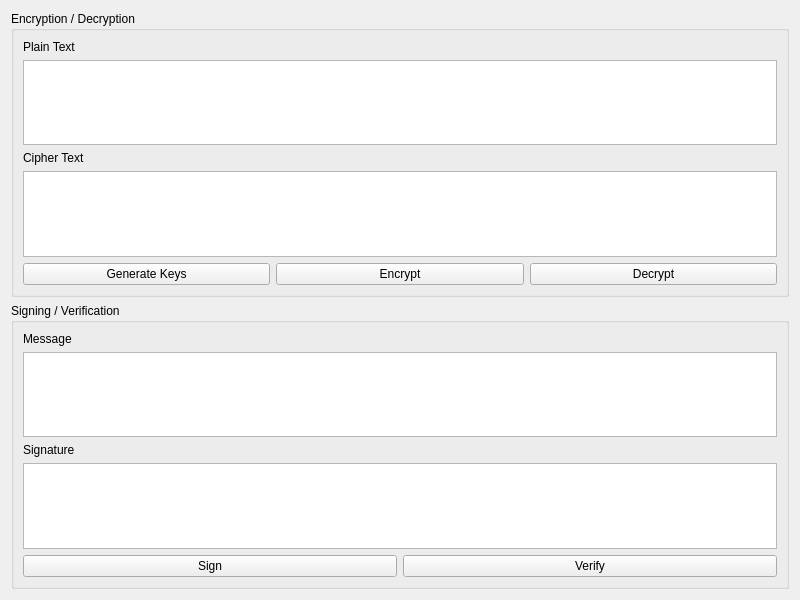
<?xml version="1.0" encoding="UTF-8"?>
<ui version="4.0">
 <class>RSAGUI</class>
 <widget class="QWidget" name="RSAGUI">
  <property name="geometry">
   <rect>
    <x>0</x>
    <y>0</y>
    <width>800</width>
    <height>600</height>
   </rect>
  </property>
  <property name="windowTitle">
   <string>RSA Encryption Signing</string>
  </property>
  <layout class="QVBoxLayout" name="verticalLayout">
   
   <item>
    <widget class="QGroupBox" name="group_enc_dec">
     <property name="title">
      <string>Encryption / Decryption</string>
     </property>
     <layout class="QVBoxLayout" name="enc_layout">
      <item>
       <widget class="QLabel" name="label_plain">
        <property name="text">
         <string>Plain Text</string>
        </property>
       </widget>
      </item>
      <item>
       <widget class="QTextEdit" name="txt_plain_text"/>
      </item>
      <item>
       <widget class="QLabel" name="label_cipher">
        <property name="text">
         <string>Cipher Text</string>
        </property>
       </widget>
      </item>
      <item>
       <widget class="QTextEdit" name="txt_cipher_text"/>
      </item>
      <item>
       <layout class="QHBoxLayout" name="btn_layout_enc">
        <item>
         <widget class="QPushButton" name="btn_gen_keys">
          <property name="text">
           <string>Generate Keys</string>
          </property>
         </widget>
        </item>
        <item>
         <widget class="QPushButton" name="btn_encrypt">
          <property name="text">
           <string>Encrypt</string>
          </property>
         </widget>
        </item>
        <item>
         <widget class="QPushButton" name="btn_decrypt">
          <property name="text">
           <string>Decrypt</string>
          </property>
         </widget>
        </item>
       </layout>
      </item>
     </layout>
    </widget>
   </item>

   <item>
    <widget class="QGroupBox" name="group_sign_verify">
     <property name="title">
      <string>Signing / Verification</string>
     </property>
     <layout class="QVBoxLayout" name="sign_layout">
      <item>
       <widget class="QLabel" name="label_msg">
        <property name="text">
         <string>Message</string>
        </property>
       </widget>
      </item>
      <item>
       <widget class="QTextEdit" name="txt_info"/>
      </item>
      <item>
       <widget class="QLabel" name="label_sign">
        <property name="text">
         <string>Signature</string>
        </property>
       </widget>
      </item>
      <item>
       <widget class="QTextEdit" name="txt_sign"/>
      </item>
      <item>
       <layout class="QHBoxLayout" name="btn_layout_sign">
        <item>
         <widget class="QPushButton" name="btn_sign">
          <property name="text">
           <string>Sign</string>
          </property>
         </widget>
        </item>
        <item>
         <widget class="QPushButton" name="btn_verify">
          <property name="text">
           <string>Verify</string>
          </property>
         </widget>
        </item>
       </layout>
      </item>
     </layout>
    </widget>
   </item>

  </layout>
 </widget>
 <resources/>
 <connections/>
</ui>
